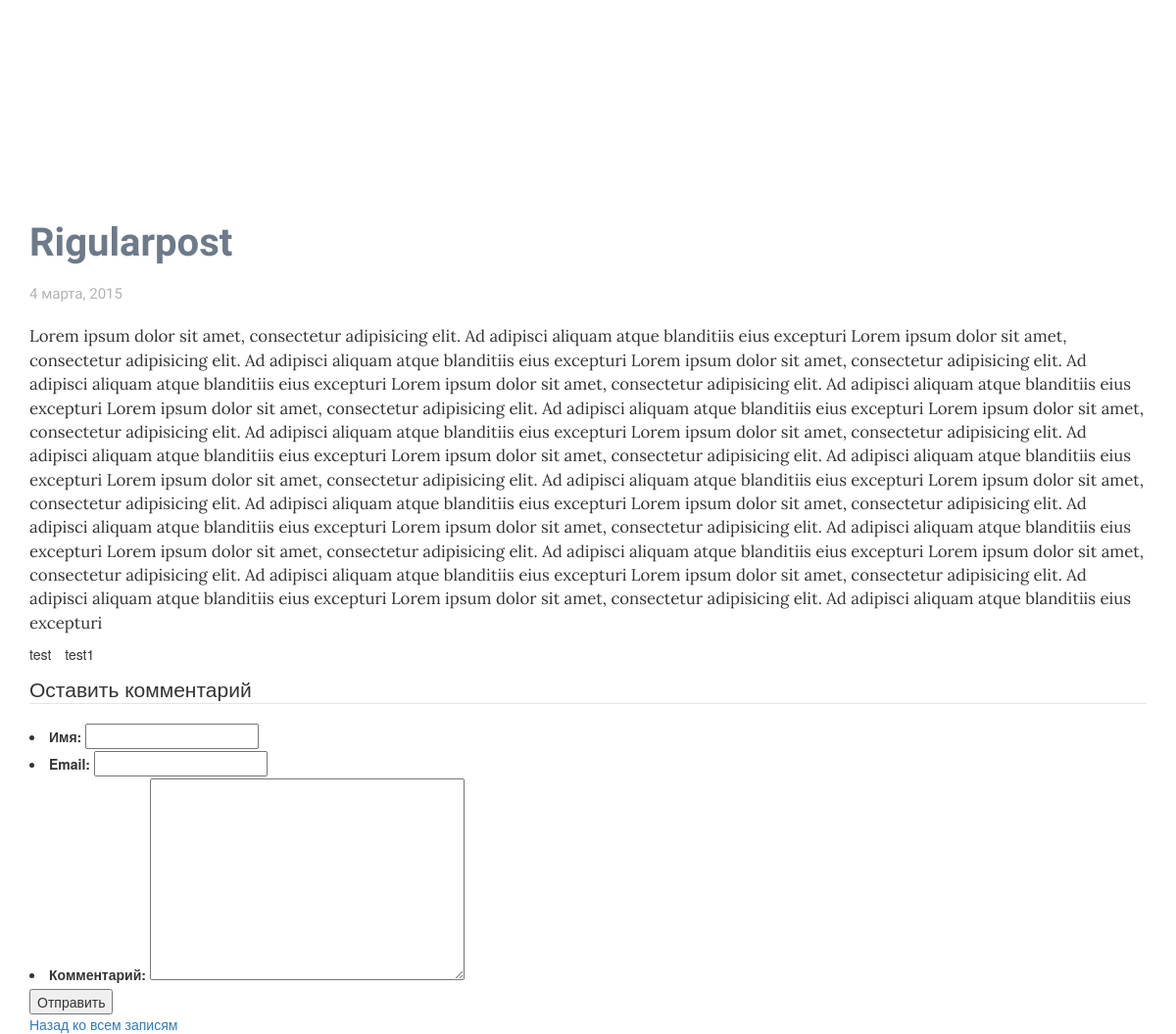
Page /rigularpost on the earlier database version.
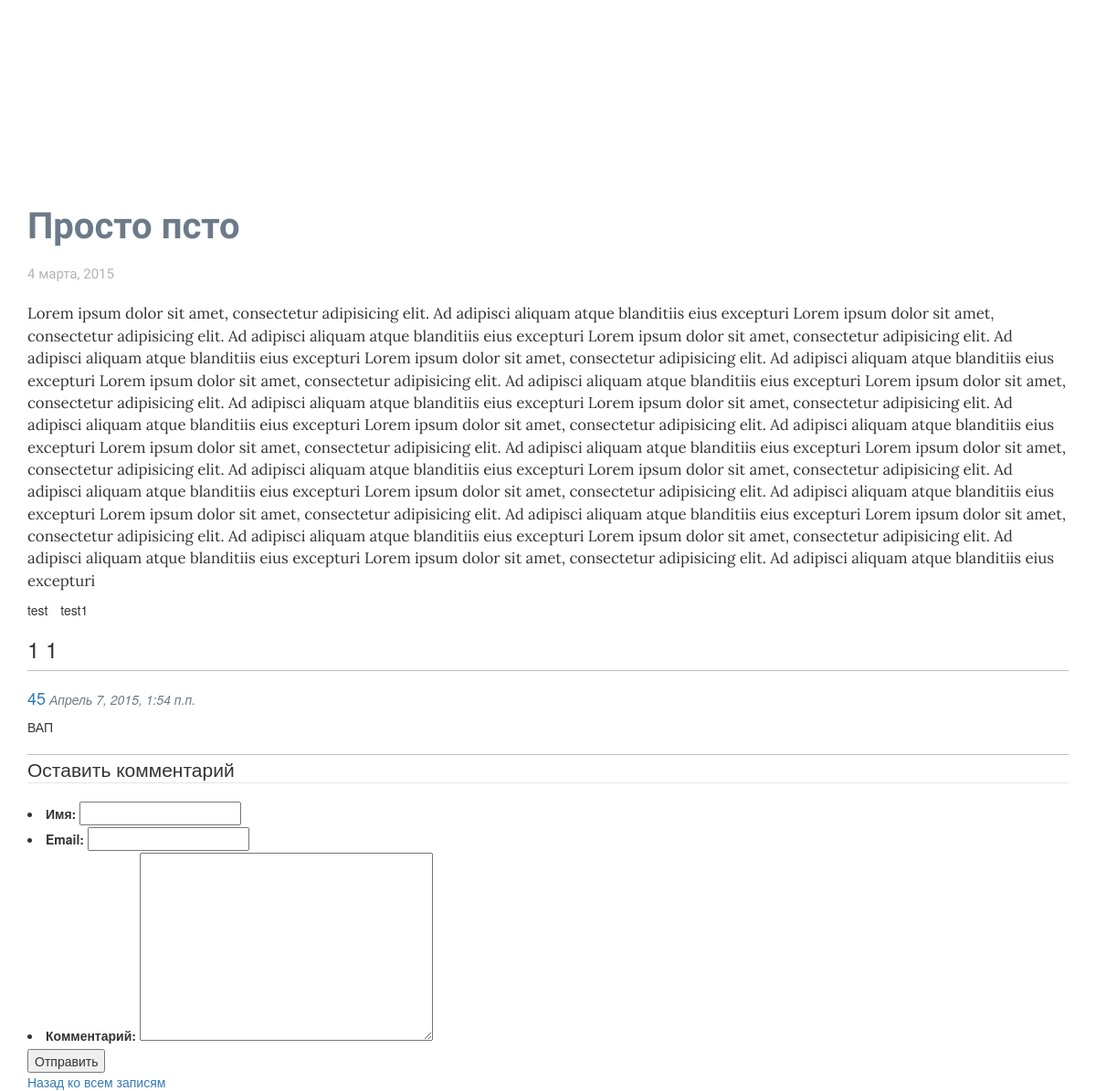
Same page on the later database version.
### blogspot/models.py (models this page shows, shortened)
class Post(models.Model):
    title = models.CharField(max_length=100)
    body = models.TextField()
    created = models.DateTimeField(auto_now_add=True)
    modified = models.DateTimeField(auto_now=True)
    author = models.ForeignKey(User)
    slug = models.SlugField(default="", unique=True)
    tag = models.ManyToManyField(Tag, blank=True)
    category = models.ForeignKey(Category, null=True)

class Tag(models.Model):
    name = models.CharField(max_length=50)
    def __str__(self):
        return self.name

class Comment(models.Model):
    name = models.CharField(max_length=50)
    date = models.DateTimeField(auto_now_add=True, blank=True, null=True)
    email = models.EmailField(max_length=50)
    body = models.TextField()
    post = models.ForeignKey(Post)

### blogspot/views.py (the view)
# urls.py: url(r'^(?P<slug>[\w\-]+)$', views.post),
def post(request, slug):
    single_post = models.Post.objects.get(slug=slug)
    comment_form = CommentForm(request.POST or None)
    if comment_form.is_valid():
        comment = comment_form.save(commit=False)
        comment.post = single_post
        comment.save()
    return render(request, 'post.html', {'post': single_post, 'commentform': comment_form},)

### blogspot/forms.py
class CommentForm(ModelForm):
    class Meta:
        model = Comment
        labels = {'name': 'Имя', 'body': 'Комментарий'}
        exclude = ['post']

### templates/post.html (shortened to what this page needs)
{% extends 'index.html' %}
{% block content %}
    <h1 class="post-title">{{ post.title }}</h1>
    <ul class="post-meta list-inline">
        <li><p class="post-date">{{ post.created|date:'j E, Y' }}</p></li>
    </ul>
    <p class="post-body">{{ post.body }}</p>
    <ul class="list-inline">
    {%  for tag in post.tag.all %}
        <li>{{ tag }}</li>
    {% endfor %}
    </ul>
    {% if post.comment_set.all %}
    <div id="comments">
        {% load pytils_numeral %}
        <h3 class="num-comments">{{ post.comment_set.all|length }} {{ post.comment_set.all|length|choose_plural:"комментарий, комментария, комментариев" }}</h3>
        {% for comment in post.comment_set.all %}
            <div class="comment">
                {% load pytils_dt %}
                <div class="comment-meta">
                    <h4><a href="mailto:{{ comment.email }}">{{ comment.name }}</a></h4>
                    <span> {{ comment.date|distance_of_time:2 }}</span>
                </div>
                <div class="comment-body">
                    <p>{{ comment.body }}</p>
                </div>
            </div>
        {% endfor %}
    </div>
    {% endif %}
    <form action="" method="post">
        <fieldset>
            <legend>Оставить комментарий</legend>
            {{ commentform.as_ul }}
            <button>Отправить</button>
        </fieldset>
    </form>
    <a href="/">Назад ко всем записям</a>
{% endblock %}

### templates/index.html (shortened to what this page needs)
<!DOCTYPE html>
<html>
<head lang="ru">
    {% load staticfiles %}
    <link rel="stylesheet" href="{% static "bootstrap-3.3.2-dist/css/bootstrap.min.css" %}"/>
    <link rel="stylesheet" href="{% static "css/main.css" %}"/>
</head>
<body>
    <div class="container" id="blog">
        <div class="row">
            <header id="blog-header">
                <h1 id="blog-title"><a href="/">{{ blog.title }}</a></h1>
            </header>
        </div>
        <div class="row">
            <div class="col-md-12">
            {% block content %}{% endblock %}
            </div>
        </div>
    </div>
</body>
</html>

### static/css/main.css (style rules this page uses)
#blog-header { text-align: center; }
#blog-title * { font-family: 'Fira Sans', sans-serif; font-weight: 900; font-size: 60px; padding: 0 35px; color: #000; text-decoration: none; }
#blog-header { padding: 50px 0; }
.post-meta { font-family: 'Fira Sans', sans-serif; font-size: 15px; padding: 10px 0; margin: 0; }
.post-meta > li { padding: 0 }
.post-date { color: #B3B3B1; }
.post-title, .post-title * { text-decoration: none; color: #6C7A89; font-family: 'Fira Sans', sans-serif; font-size: 40px; font-weight: bold; }
.post-body { line-height: 1.45em; font-family: 'Lora', serif; font-size: 1.2em; }
.num-comments { border-bottom: 1px solid #bfbfbf; padding-bottom: 10px; }
#comments .comment { padding: 10px 0; border-bottom: 1px solid #bfbfbf; }
.comment-meta * { display: inline; }
.comment-meta > span { color: #6C7A89; font-style: italic; }
.comment-body { padding-top: 10px; }

Differences in the rows shown:
changed Post: title "Rigularpost" → "Просто псто"; comment_set.all|length (not shown) → "1"
added Comment: name "45", date|distance_of_time "Апрель 7, 2015, 1:54 п.п.", body "ВАП"
